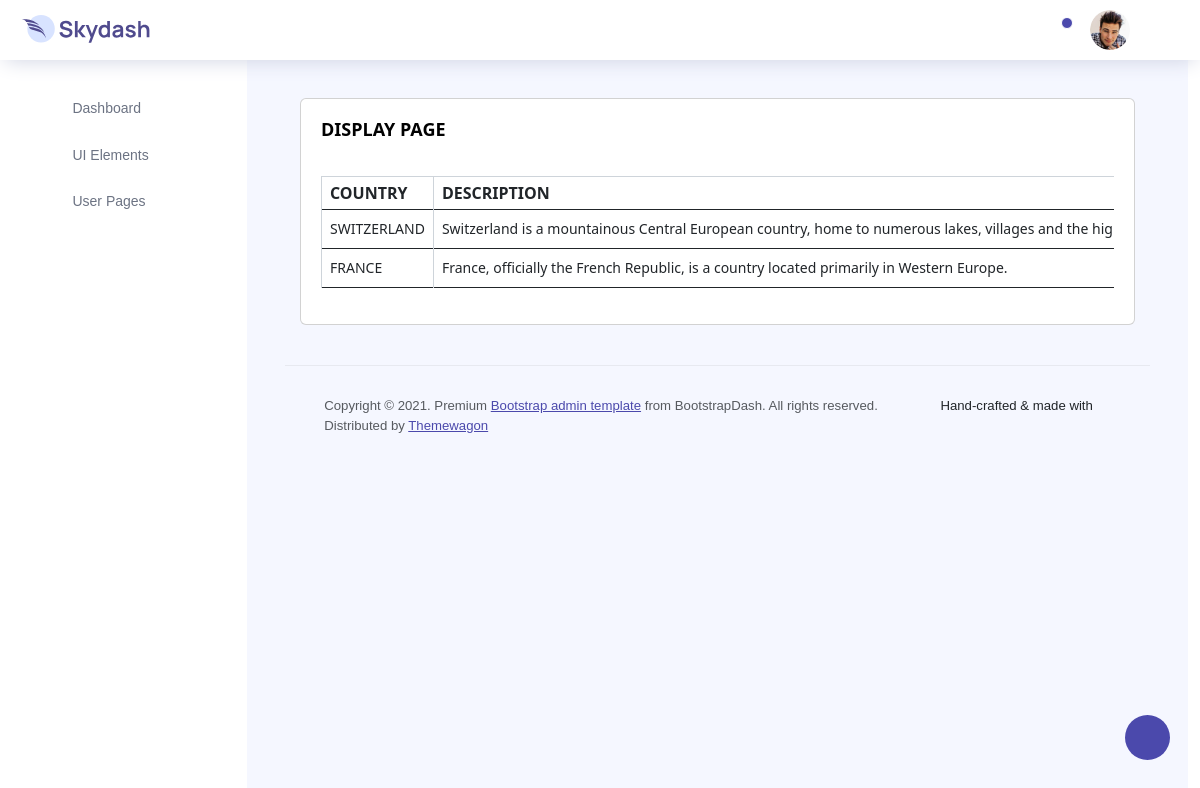
Screenshot of /backend/displaycategory/ with the database file from the repository.
### backend/models.py (models this page shows)
class categorydb(models.Model):
    country=models.CharField(max_length=100,null=True,blank=True)
    description=models.CharField(max_length=100,null=True,blank=True)

### backend/views.py (the view)
# urls.py: path('displaycategory/', views.displaycategory, name="displaycategory"),
def displaycategory(req):
    data=categorydb.objects.all()
    return render(req,"displaycategory.html",{"data":data})

### backend/templates/displaycategory.html (shortened to what this page needs)
<!DOCTYPE html>
{% extends 'homepage.html' %}
{% block content %}
<html lang="en">
<head>
    <link href="https://cdn.jsdelivr.net/npm/bootstrap@5.3.0/dist/css/bootstrap.min.css" rel="stylesheet">
</head>
<body>
<div class="col-lg-12 grid-margin stretch-card">
              <div class="card">
                <div class="card-body">
                  <h4 class="card-title">DISPLAY PAGE</h4>
                    <div class="table-responsive pt-3">
                    <table class="table table-bordered">
                     <tr>
                         <th>COUNTRY</th>
                         <th>DESCRIPTION</th>
                     </tr>
                        {% for d in data %}
                        <tr>
                            <td>{{ d.country }}</td>
                            <td>{{ d.description }}</td>
                        </tr>
                        {% endfor %}
                    </table>
                  </div>
                </div>
              </div>
            </div>
</body>
</html>
{% endblock %}

### rows the page displays
categorydb: country "SWITZERLAND", description "Switzerland is a mountainous Central European country, home to numerous lakes, villages and the…"
categorydb: country "FRANCE", description "France, officially the French Republic, is a country located primarily in Western Europe."
